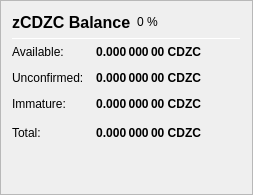
                   <widget class="QFrame" name="frame_ZerocoinBalances">
                    <property name="frameShape">
                     <enum>QFrame::StyledPanel</enum>
                    </property>
                    <property name="frameShadow">
                     <enum>QFrame::Raised</enum>
                    </property>
                    <layout class="QVBoxLayout" name="verticalLayout_7">
                     <item>
                      <layout class="QHBoxLayout" name="horizontalLayout_8" stretch="0,0,0">
                       <item>
                        <widget class="QLabel" name="label_5z_3">
                         <property name="minimumSize">
                          <size>
                           <width>0</width>
                           <height>20</height>
                          </size>
                         </property>
                         <property name="font">
                          <font>
                           <pointsize>12</pointsize>
                           <weight>75</weight>
                           <bold>true</bold>
                          </font>
                         </property>
                         <property name="text">
                          <string>zCDZC Balance</string>
                         </property>
                        </widget>
                       </item>
                       <item>
                        <widget class="QLabel" name="labelzCDZCPercent">
                         <property name="text">
                          <string notr="true">0 %</string>
                         </property>
                        </widget>
                       </item>
                       <item>
                        <spacer name="horizontalSpacer_11">
                         <property name="orientation">
                          <enum>Qt::Horizontal</enum>
                         </property>
                         <property name="sizeHint" stdset="0">
                          <size>
                           <width>40</width>
                           <height>20</height>
                          </size>
                         </property>
                        </spacer>
                       </item>
                      </layout>
                     </item>
                     <item>
                      <widget class="Line" name="line_ZerocoinBalance">
                       <property name="minimumSize">
                        <size>
                         <width>0</width>
                         <height>1</height>
                        </size>
                       </property>
                       <property name="maximumSize">
                        <size>
                         <width>16777215</width>
                         <height>1</height>
                        </size>
                       </property>
                       <property name="orientation">
                        <enum>Qt::Horizontal</enum>
                       </property>
                      </widget>
                     </item>
                     <item>
                      <layout class="QGridLayout" name="gridLayout_5">
                       <property name="spacing">
                        <number>12</number>
                       </property>
                       <item row="1" column="0">
                        <widget class="QLabel" name="labelzBalanceMatureText">
                         <property name="toolTip">
                          <string>Mature: more than 20 confirmation and more than 1 mint of the same denomination after it was minted.
These zCDZC are spendable.</string>
                         </property>
                         <property name="text">
                          <string>Available:</string>
                         </property>
                        </widget>
                       </item>
                       <item row="1" column="1">
                        <widget class="QLabel" name="labelzBalanceMature">
                         <property name="font">
                          <font>
                           <weight>75</weight>
                           <bold>true</bold>
                          </font>
                         </property>
                         <property name="toolTip">
                          <string>Mature: more than 20 confirmation and more than 1 mint of the same denomination after it was minted.
These zCDZC are spendable.</string>
                         </property>
                         <property name="text">
                          <string notr="true">0.000 000 00 CDZC</string>
                         </property>
                         <property name="alignment">
                          <set>Qt::AlignRight|Qt::AlignTrailing|Qt::AlignVCenter</set>
                         </property>
                        </widget>
                       </item>
                       <item row="2" column="0">
                        <widget class="QLabel" name="labelzBalanceUnconfirmedText">
                         <property name="toolTip">
                          <string>Unconfirmed: less than 20 confirmations
Immature: confirmed, but less than 1 mint of the same denomination after it was minted</string>
                         </property>
                         <property name="text">
                          <string>Unconfirmed:</string>
                         </property>
                        </widget>
                       </item>
                       <item row="2" column="1">
                        <widget class="QLabel" name="labelzBalanceUnconfirmed">
                         <property name="font">
                          <font>
                           <weight>75</weight>
                           <bold>true</bold>
                          </font>
                         </property>
                         <property name="toolTip">
                          <string>Unconfirmed: less than 20 confirmations
Immature: confirmed, but less than 1 mint of the same denomination after it was minted</string>
                         </property>
                         <property name="text">
                          <string notr="true">0.000 000 00 CDZC</string>
                         </property>
                         <property name="alignment">
                          <set>Qt::AlignRight|Qt::AlignTrailing|Qt::AlignVCenter</set>
                         </property>
                        </widget>
                       </item>
                       <item row="3" column="0">
                        <widget class="QLabel" name="labelzBalanceImmatureText">
                         <property name="toolTip">
                          <string>Unconfirmed: less than 20 confirmations
Immature: confirmed, but less than 1 mint of the same denomination after it was minted</string>
                         </property>
                         <property name="text">
                          <string>Immature:</string>
                         </property>
                        </widget>
                       </item>
                       <item row="3" column="1">
                        <widget class="QLabel" name="labelzBalanceImmature">
                         <property name="font">
                          <font>
                           <weight>75</weight>
                           <bold>true</bold>
                          </font>
                         </property>
                         <property name="toolTip">
                          <string>Unconfirmed: less than 20 confirmations
Immature: confirmed, but less than 1 mint of the same denomination after it was minted</string>
                         </property>
                         <property name="text">
                          <string notr="true">0.000 000 00 CDZC</string>
                         </property>
                         <property name="alignment">
                          <set>Qt::AlignRight|Qt::AlignTrailing|Qt::AlignVCenter</set>
                         </property>
                        </widget>
                       </item>
                       <item row="4" column="0">
                        <widget class="QLabel" name="labelzBalanceText">
                         <property name="toolTip">
                          <string>Your current zCDZC balance, unconfirmed and immature zCDZC included.</string>
                         </property>
                         <property name="text">
                          <string>Total:</string>
                         </property>
                        </widget>
                       </item>
                       <item row="4" column="1">
                        <widget class="QLabel" name="labelzBalance">
                         <property name="font">
                          <font>
                           <weight>75</weight>
                           <bold>true</bold>
                          </font>
                         </property>
                         <property name="cursor">
                          <cursorShape>IBeamCursor</cursorShape>
                         </property>
                         <property name="toolTip">
                          <string>Your current zCDZC balance, unconfirmed and immature zCDZC included.</string>
                         </property>
                         <property name="text">
                          <string notr="true">0.000 000 00 CDZC</string>
                         </property>
                         <property name="alignment">
                          <set>Qt::AlignRight|Qt::AlignTrailing|Qt::AlignVCenter</set>
                         </property>
                         <property name="textInteractionFlags">
                          <set>Qt::LinksAccessibleByMouse|Qt::TextSelectableByKeyboard|Qt::TextSelectableByMouse</set>
                         </property>
                        </widget>
                       </item>
                       <item row="4" column="2">
                        <spacer name="horizontalSpacer_4">
                         <property name="orientation">
                          <enum>Qt::Horizontal</enum>
                         </property>
                         <property name="sizeHint" stdset="0">
                          <size>
                           <width>40</width>
                           <height>20</height>
                          </size>
                         </property>
                        </spacer>
                       </item>
                      </layout>
                     </item>
                     <item>
                      <spacer name="verticalSpacer_4">
                       <property name="orientation">
                        <enum>Qt::Vertical</enum>
                       </property>
                       <property name="sizeHint" stdset="0">
                        <size>
                         <width>20</width>
                         <height>40</height>
                        </size>
                       </property>
                      </spacer>
                     </item>
                    </layout>
                   </widget>
